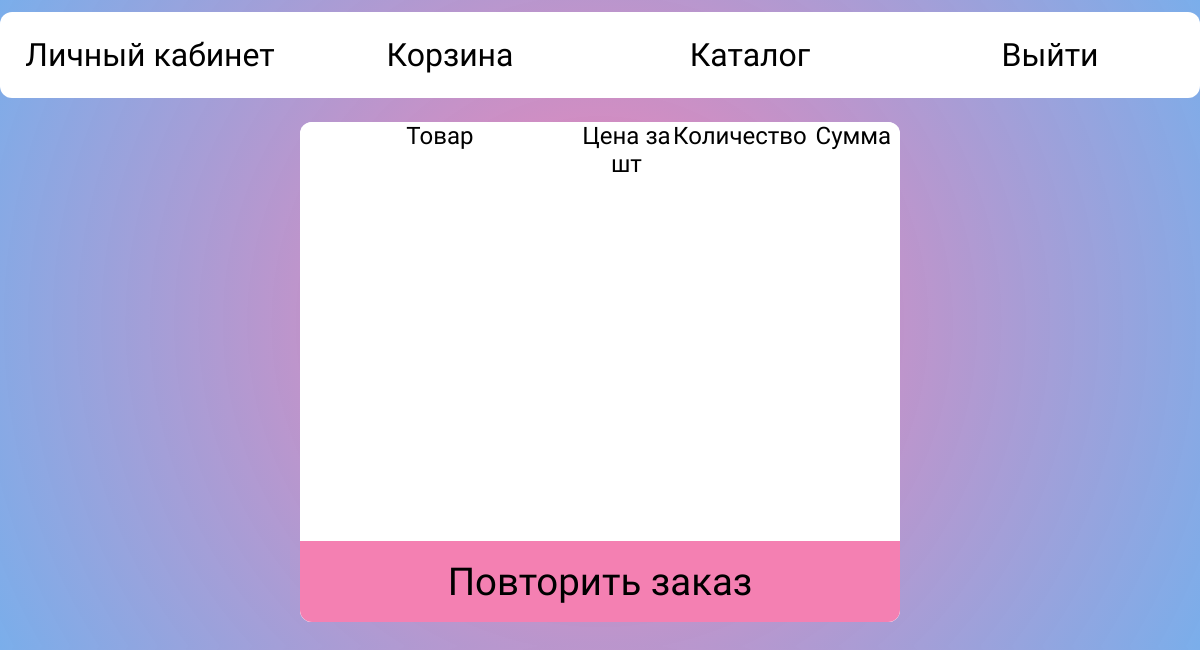
Page /view/order_info.php?id_order=39 (signed in) on the earlier database version.
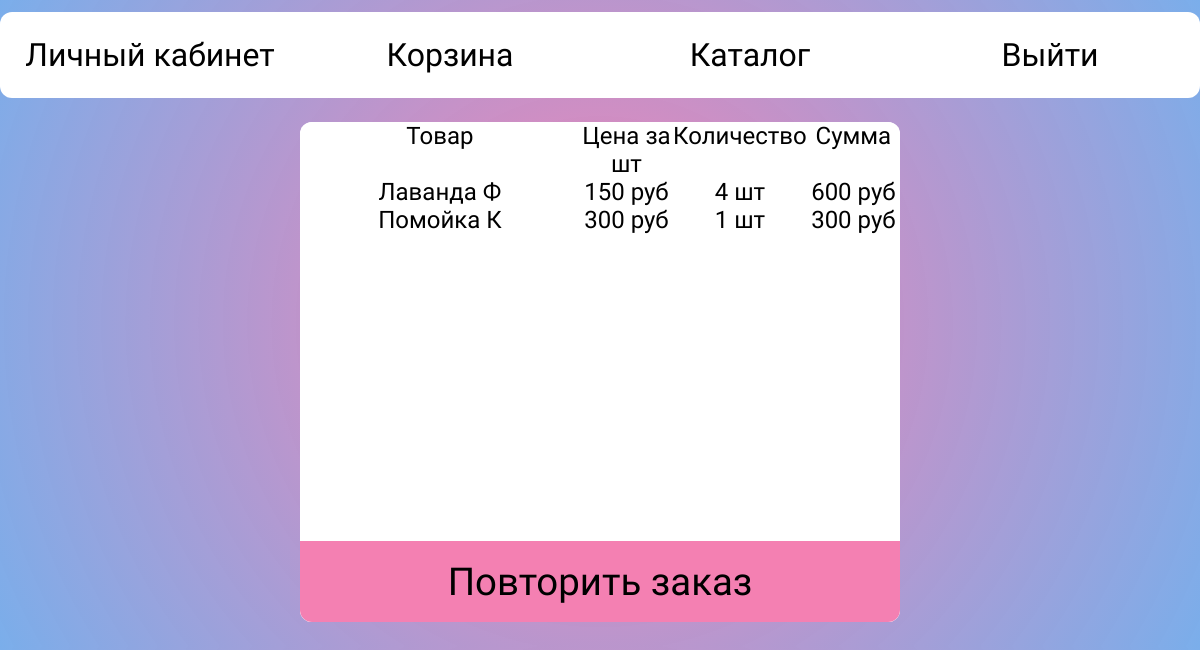
Same page on the later database version.
### tables this page shows
CREATE TABLE `cart` (
  `id_orders` int(11) NOT NULL,
  `id_candle` int(11) NOT NULL,
  `quantity` int(5) NOT NULL,
  `id_user` int(11) NOT NULL,
  `date` datetime NOT NULL,
  `id_order_user` int(11) NOT NULL,
  `status_order` varchar(30) NOT NULL,
  `cost_order` int(5) DEFAULT NULL
);

CREATE TABLE `candle_name` (
  `id_name_candle` int(11) NOT NULL,
  `name_candle` varchar(30) NOT NULL
);

CREATE TABLE `candle_size_price` (
  `id_size_price` int(11) NOT NULL,
  `size_candle` varchar(30) NOT NULL,
  `price_size` int(5) NOT NULL
);

### view/order_info.php (the view, shortened to what this page needs)
<?php
require_once "../back/connection.php";
$id_order = $_GET['id_order'];
$id_user = $_SESSION['id_user'];
$queryInfoOrder = "
        SELECT name_candle, price_size, quantity, quantity * price_size, status_order, cost_order FROM cart, candles, candle_size_price, candle_name WHERE id_order_user = $id_order AND id_user = $id_user AND status_order = 'order' AND cart.id_candle = candles.id_candle AND candles.id_size_candle = candle_size_price.id_size_price AND candles.id_name_candle = candle_name.id_name_candle";
$resultInfoOrder = mysqli_query($link, $queryInfoOrder);
?>
<!DOCTYPE html>
<html lang="en">
<head>
    <link rel="stylesheet" href="../css/order_info.css">
</head>
<body>
<header>
    <a href="account.php"> Личный кабинет </a>
    <a href="cart.php"> Корзина </a>
    <a href="catalogue.php"> Каталог </a>
    <a href="../back/logout.php"> Выйти </a>
</header>
<div class="container">
        <div class="content">
            <p>Товар</p>
            <p>Цена за шт</p>
            <p>Количество</p>
            <p>Сумма</p>
<?php
while ($row_data = mysqli_fetch_assoc($resultInfoOrder)) {
?>
            <p><?= $row_data['name_candle'];?></p>
            <p><?= $row_data['price_size'];?> руб</p>
            <p><?= $row_data['quantity'];?> шт</p>
            <p><?= $row_data['quantity * price_size'];?> руб</p>
<?php
}
?>
         </div>
        <div class="content">
            <a href="#">Повторить заказ</a>
        </div>
</div>
</body>
</html>

### css/order_info.css (style rules this page uses)
* { margin: 0; padding: 0; box-sizing: border-box; }
body { background: rgb(244,128,178); background: radial-gradient(circle, rgba(244,128,178,1) 0%, rgba(106,164,232,0.8883928571428571) 100%); font-family: 'Comic Neue', cursive; }
header { width: 100%; max-width: 1280px; background: white; border-radius: 12px; margin: 1% auto; display: flex; flex-direction: row; }
header a { width: 50%; padding: 2% 2%; text-decoration: none; display: flex; align-items: center; justify-content: center; font-size: 2em; color: black; }
.container { height: 500px; width: 50%; max-width: 1280px; margin: 2% auto; border-radius: 12px; background-color: white; display: flex; flex-direction: column; justify-content: space-between; }
.content { width: 100%; background-color: white; border-radius: 12px; font-size: 1.5em; text-align: center; }
.content:first-child { width: 100%; border-radius: 12px; background-color: white; font-size: 1.5em; text-align: center; display: grid; grid-template-columns: 3fr 1fr 1fr 1fr; }
.content a { display: block; padding: 3%; border-radius: 0 0 12px 12px; border: none; color: black; text-decoration: none; font-size: 1.6em; background-color: rgb(244,128,178); }

Differences in the rows shown:
added cart: candle_name.name_candle "Лаванда Ф", candle_size_price.price_size "150", quantity "4", quantity "600"
added cart: candle_name.name_candle "Помойка К", candle_size_price.price_size "300", quantity "1", quantity "300"
